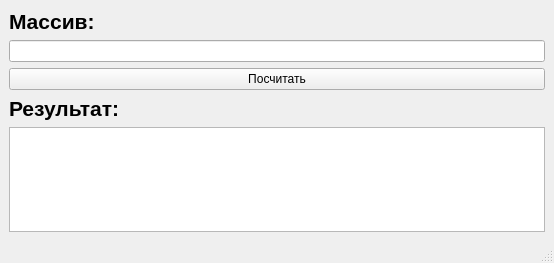
<?xml version="1.0" encoding="UTF-8"?>
<ui version="4.0">
 <class>MainWindow</class>
 <widget class="QMainWindow" name="MainWindow">
  <property name="geometry">
   <rect>
    <x>0</x>
    <y>0</y>
    <width>554</width>
    <height>263</height>
   </rect>
  </property>
  <property name="windowTitle">
   <string>MainWindow</string>
  </property>
  <widget class="QWidget" name="centralwidget">
   <layout class="QGridLayout" name="gridLayout">
    <item row="0" column="0">
     <layout class="QVBoxLayout" name="verticalLayout_3">
      <item>
       <layout class="QVBoxLayout" name="verticalLayout">
        <item>
         <widget class="QLabel" name="label">
          <property name="text">
           <string>&lt;html&gt;&lt;head/&gt;&lt;body&gt;&lt;p&gt;&lt;span style=&quot; font-size:16pt; font-weight:600;&quot;&gt;Массив:&lt;/span&gt;&lt;/p&gt;&lt;/body&gt;&lt;/html&gt;</string>
          </property>
         </widget>
        </item>
        <item>
         <widget class="QLineEdit" name="array_edit">
          <property name="inputMask">
           <string/>
          </property>
         </widget>
        </item>
        <item>
         <layout class="QVBoxLayout" name="verticalLayout_2">
          <item>
           <widget class="QPushButton" name="caluclate">
            <property name="text">
             <string>Посчитать</string>
            </property>
           </widget>
          </item>
          <item>
           <widget class="QLabel" name="label_2">
            <property name="text">
             <string>&lt;html&gt;&lt;head/&gt;&lt;body&gt;&lt;p&gt;&lt;span style=&quot; font-size:16pt; font-weight:600;&quot;&gt;Результат:&lt;/span&gt;&lt;/p&gt;&lt;/body&gt;&lt;/html&gt;</string>
            </property>
           </widget>
          </item>
          <item>
           <widget class="QTextBrowser" name="result_edit"/>
          </item>
         </layout>
        </item>
       </layout>
      </item>
     </layout>
    </item>
   </layout>
  </widget>
  <widget class="QMenuBar" name="menubar">
   <property name="geometry">
    <rect>
     <x>0</x>
     <y>0</y>
     <width>554</width>
     <height>20</height>
    </rect>
   </property>
  </widget>
  <widget class="QStatusBar" name="statusbar"/>
 </widget>
 <resources/>
 <connections/>
</ui>
